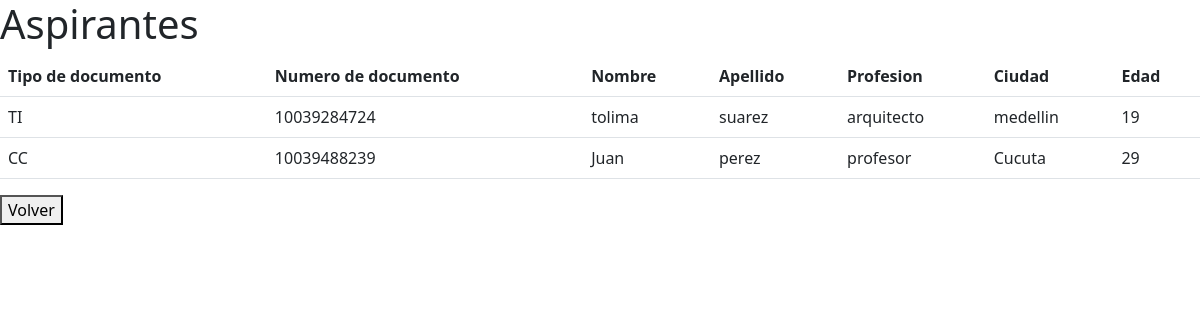
/ver_aspirantes/, run on an earlier commit of the app's database.
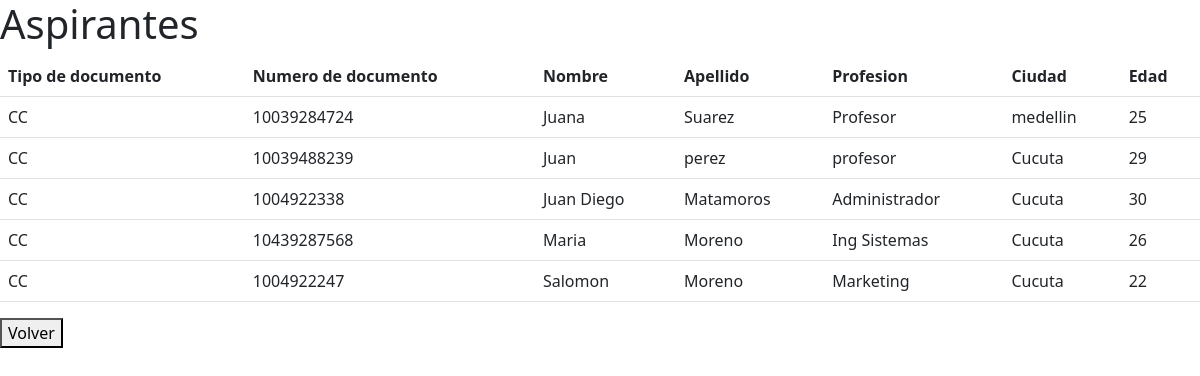
And on a later commit of the database.
### aplicacion/models.py (models this page shows, shortened)
class Aspirante(models.Model):
    tipoDocumento = models.CharField('tipoDocumento', max_length=200)
    numeroDocumento = models.CharField('numeroDocumento', max_length=200)
    nombre = models.CharField('nombre', max_length=200)
    apellido = models.CharField('apellido', max_length=200)
    profesion = models.CharField('profesion', max_length=200)
    edad = models.IntegerField('edad')
    ciudad = models.CharField('ciudad', max_length=200)

### aplicacion/views.py (the view)
# urls.py: path('ver_aspirantes/', views.aspiranteBD),
def aspiranteBD(request):
    aspirantes = Aspirante.objects.all()
    context = ({'aspirantes': aspirantes })
    return render(request, 'ver_aspirantes.html', context)

### aplicacion/templates/ver_aspirantes.html (shortened to what this page needs)
<!DOCTYPE html>
<html lang="en">
  <head>
    <link href="https://cdn.jsdelivr.net/npm/bootstrap@5.2.3/dist/css/bootstrap.min.css" rel="stylesheet" />
  </head>
  <body>
    <h1>Aspirantes</h1>
    <table class="table">
      <thead>
        <tr>
          <th scope="col">Tipo de documento</th>
          <th scope="col">Numero de documento</th>
          <th scope="col">Nombre</th>
          <th scope="col">Apellido</th>
          <th scope="col">Profesion</th>
          <th scope="col">Ciudad</th>
          <th scope="col">Edad</th>
        </tr>
      </thead>
      <tbody>
          {% for aspirante in aspirantes %}
            <tr>
              <td>{{ aspirante.tipoDocumento }}</td>
              <td>{{ aspirante.numeroDocumento }}</td>
              <td>{{ aspirante.nombre }}</td>
              <td>{{ aspirante.apellido }}</td>
              <td>{{ aspirante.profesion }}</td>
              <td>{{ aspirante.ciudad }}</td>
              <td>{{ aspirante.edad }}</td>
            </tr>
          {% endfor %}
      </tbody>
    </table>
    <a href="/">
      <button>Volver</button>
   </a>
  </body>
</html>

What changed in the data, as far as the page shows it:
changed Aspirante "medellin": tipoDocumento "TI" → "CC"; nombre "tolima" → "Juana"; apellido "suarez" → "Suarez"; profesion "arquitecto" → "Profesor"; edad "19" → "25"
added Aspirante: tipoDocumento "CC", numeroDocumento "1004922338", nombre "Juan Diego", apellido "Matamoros", profesion "Administrador", ciudad "Cucuta", edad "30"
added Aspirante: tipoDocumento "CC", numeroDocumento "10439287568", nombre "Maria", apellido "Moreno", profesion "Ing Sistemas", ciudad "Cucuta", edad "26"
added Aspirante: tipoDocumento "CC", numeroDocumento "1004922247", nombre "Salomon", apellido "Moreno", profesion "Marketing", ciudad "Cucuta", edad "22"
